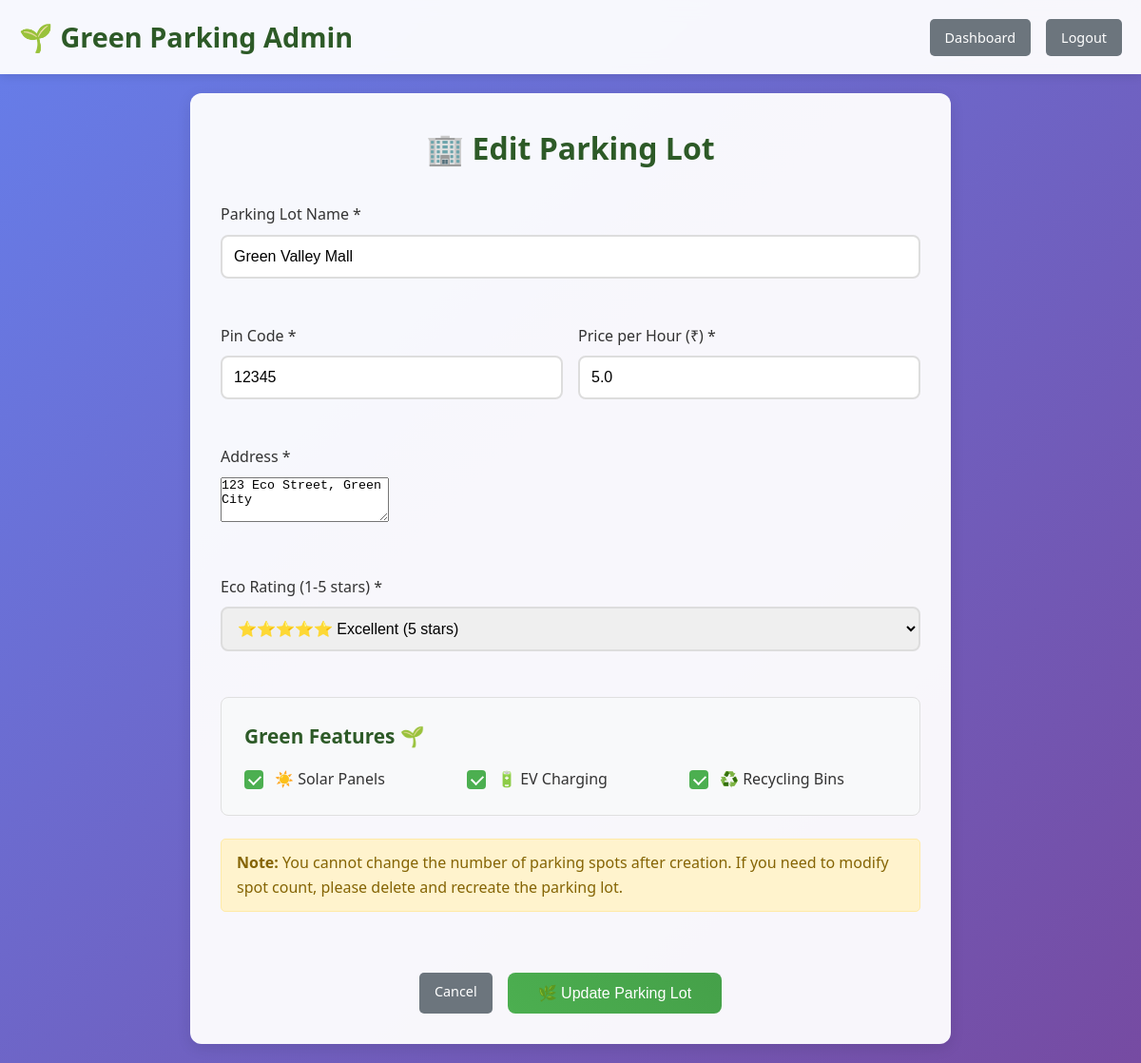
Screenshot of /edit_parking_lot/1 (signed in) with the database file from the repository.
### tables this page shows
CREATE TABLE parking_lots (
            id INTEGER PRIMARY KEY AUTOINCREMENT,
            name TEXT NOT NULL,
            address TEXT NOT NULL,
            pincode TEXT NOT NULL,
            price REAL NOT NULL,
            max_spots INTEGER NOT NULL,
            eco_rating INTEGER DEFAULT 3,
            has_solar INTEGER DEFAULT 0,
            has_ev_charging INTEGER DEFAULT 0,
            has_recycling INTEGER DEFAULT 0,
            created_at DATETIME DEFAULT CURRENT_TIMESTAMP
        );

### app.py (the view, shortened to what this page needs)
@app.route('/edit_parking_lot/<int:lot_id>', methods=['GET', 'POST'])
def edit_parking_lot(lot_id):
    if 'user_id' not in session or session['username'] != 'admin':
        return redirect(url_for('login'))
    conn = sqlite3.connect(DATABASE)
    cursor = conn.cursor()
    cursor.execute('SELECT * FROM parking_lots WHERE id = ?', (lot_id,))
    lot = cursor.fetchone()
    conn.close()
    return render_template('edit_parking_lot.html', lot=lot)

### templates/edit_parking_lot.html (shortened to what this page needs)
<!DOCTYPE html>
<html lang="en">
<head>
    <link rel="stylesheet" href="{{ url_for('static', filename='style.css') }}">
</head>
<body>
    <nav class="navbar">
        <div class="nav-content">
            <h1>🌱 Green Parking Admin</h1>
            <div class="nav-links">
                <a href="{{ url_for('admin_dashboard') }}" class="btn-secondary">Dashboard</a>
                <a href="{{ url_for('logout') }}" class="btn-secondary">Logout</a>
            </div>
        </div>
    </nav>
    <div class="container">
        <div class="form-container">
            <h2>🏢 Edit Parking Lot</h2>
            <form method="POST" class="add-lot-form">
                <div class="form-group">
                    <label for="name">Parking Lot Name *</label>
                    <input type="text" id="name" name="name" value="{{ lot[1] }}" required>
                </div>
                <div class="form-row">
                    <div class="form-group">
                        <label for="pincode">Pin Code *</label>
                        <input type="text" id="pincode" name="pincode" value="{{ lot[3] }}" required>
                    </div>
                    <div class="form-group">
                        <label for="price">Price per Hour (₹) *</label>
                        <input type="number" id="price" name="price" step="0.01" value="{{ lot[4] }}" required>
                    </div>
                </div>
                <div class="form-group">
                    <label for="address">Address *</label>
                    <textarea id="address" name="address" rows="3" required>{{ lot[2] }}</textarea>
                </div>
                <div class="form-group">
                    <label for="eco_rating">Eco Rating (1-5 stars) *</label>
                    <select id="eco_rating" name="eco_rating" required>
                        <option value="5" {% if lot[6] == 5 %}selected{% endif %}>⭐⭐⭐⭐⭐ Excellent (5 stars)</option>
                    </select>
                </div>
                <div class="eco-features-section">
                    <h3>Green Features 🌱</h3>
                    <div class="checkbox-grid">
                        <label class="checkbox-label">
                            <span class="checkmark"></span>
                            ☀️ Solar Panels
                        </label>
                        <label class="checkbox-label">
                            <span class="checkmark"></span>
                            🔋 EV Charging
                        </label>
                        <label class="checkbox-label">
                            <span class="checkmark"></span>
                            ♻️ Recycling Bins
                        </label>
                    </div>
                </div>
                <div class="alert" style="background: #fff3cd; color: #856404; border: 1px solid #ffeaa7;">
                    <strong>Note:</strong> You cannot change the number of parking spots after creation.
                    If you need to modify spot count, please delete and recreate the parking lot.
                </div>
                <div class="form-actions">
                    <a href="{{ url_for('admin_dashboard') }}" class="btn-secondary">Cancel</a>
                    <button type="submit" class="btn-primary">🌿 Update Parking Lot</button>
                </div>
            </form>
        </div>
    </div>
</body>
</html>

### static/style.css (style rules this page uses)
* { margin: 0; padding: 0; box-sizing: border-box; }
body { font-family: 'Segoe UI', Tahoma, Geneva, Verdana, sans-serif; line-height: 1.6; color: #333; background: linear-gradient(135deg, #667eea 0%, #764ba2 100%); min-height: 100vh; }
.container { max-width: 1200px; margin: 0 auto; padding: 20px; }
.navbar { background: rgba(255, 255, 255, 0.95); backdrop-filter: blur(10px); padding: 1rem 0; box-shadow: 0 2px 10px rgba(0, 0, 0, 0.1); position: sticky; top: 0; z-index: 100; }
.nav-content { max-width: 1200px; margin: 0 auto; display: flex; justify-content: space-between; align-items: center; padding: 0 20px; }
.nav-content h1 { color: #2d5a27; font-size: 1.8rem; }
.nav-links { display: flex; align-items: center; gap: 1rem; }
.form-group { margin-bottom: 1.5rem; }
.form-group label { display: block; margin-bottom: 0.5rem; color: #333; font-weight: 500; }
.form-group input, .form-group select { width: 100%; padding: 0.75rem; border: 2px solid #ddd; border-radius: 8px; font-size: 1rem; transition: border-color 0.3s ease; }
.btn-primary { background: linear-gradient(45deg, #4CAF50, #45a049); color: white; padding: 0.75rem 2rem; border: none; border-radius: 8px; font-size: 1rem; font-weight: 500; cursor: pointer; transition: all 0.3s ease; text-decoration: none; display: inline-block; text-align: center; }
.btn-secondary { background: #6c757d; color: white; padding: 0.5rem 1rem; border: none; border-radius: 5px; font-size: 0.9rem; cursor: pointer; transition: all 0.3s ease; text-decoration: none; display: inline-block; }
.alert { background: #d4edda; color: #155724; padding: 0.75rem 1rem; border-radius: 5px; margin-bottom: 0.5rem; border: 1px solid #c3e6cb; }
.form-container { background: rgba(255, 255, 255, 0.95); padding: 2rem; border-radius: 12px; box-shadow: 0 4px 15px rgba(0, 0, 0, 0.1); max-width: 800px; margin: 0 auto; }
.form-container h2 { color: #2d5a27; margin-bottom: 2rem; text-align: center; font-size: 2rem; }
.add-lot-form { display: grid; gap: 1.5rem; }
.form-row { display: grid; grid-template-columns: 1fr 1fr; gap: 1rem; }
.eco-features-section { grid-column: 1 / -1; background: #f8f9fa; padding: 1.5rem; border-radius: 8px; border: 1px solid #e0e0e0; }
.eco-features-section h3 { color: #2d5a27; margin-bottom: 1rem; font-size: 1.3rem; }
.checkbox-grid { display: grid; grid-template-columns: repeat(auto-fit, minmax(200px, 1fr)); gap: 1rem; }
.checkbox-label { display: flex; align-items: center; cursor: pointer; font-weight: 500; color: #333; position: relative; padding-left: 2rem; }
.checkmark { position: absolute; left: 0; height: 20px; width: 20px; background-color: #eee; border-radius: 4px; transition: all 0.3s ease; }
.checkbox-label input:checked ~ .checkmark { background-color: #4CAF50; }
.checkmark:after { content: ""; position: absolute; display: none; }
.checkbox-label input:checked ~ .checkmark:after { display: block; }
.checkbox-label .checkmark:after { left: 7px; top: 3px; width: 6px; height: 10px; border: solid white; border-width: 0 2px 2px 0; transform: rotate(45deg); }
.form-actions { display: flex; gap: 1rem; justify-content: center; margin-top: 2rem; }

### rows the page displays
parking_lots: name "Green Valley Mall", pincode "12345", price "5.0", address "123 Eco Street, Green City", eco_rating "⭐⭐⭐⭐⭐ Excellent (5 stars)"
